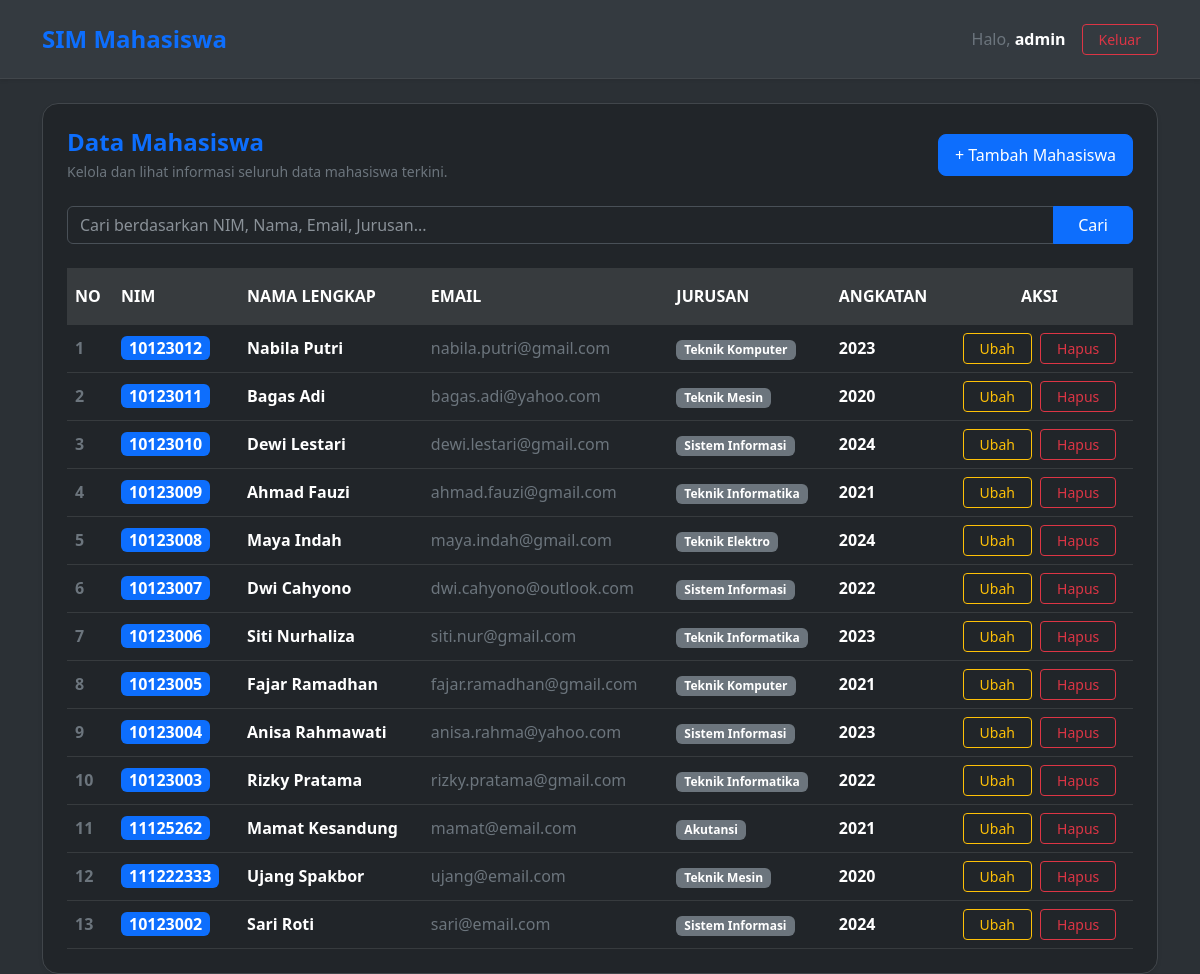
/index.php (signed in), run on the app's committed database.
### tables this page shows
CREATE TABLE `mahasiswa` (
  `id` int NOT NULL,
  `nim` varchar(10) NOT NULL,
  `nama` varchar(100) NOT NULL,
  `email` varchar(100) NOT NULL,
  `jurusan` varchar(100) NOT NULL,
  `angkatan` year NOT NULL
);

### index.php (the view, shortened to what this page needs)
<?php
require_once "config/database.php";
$keyword = $_GET['keyword'] ?? '';
if (!empty($keyword)) {
    $stmt = $pdo->prepare("SELECT * FROM mahasiswa
                           WHERE nim LIKE :kw
                           OR nama LIKE :kw
                           OR email LIKE :kw
                           OR jurusan LIKE :kw
                           OR angkatan LIKE :kw
                           ORDER BY id DESC");
    $stmt->execute([':kw' => "%$keyword%"]);
} else {
    $stmt = $pdo->query("SELECT * FROM mahasiswa ORDER BY id DESC");
}
$mahasiswa = $stmt->fetchAll();
?>
<!DOCTYPE html>
<html lang="id" data-bs-theme="dark">
<head>
    <link href="https://cdn.jsdelivr.net/npm/bootstrap@5.3.0/dist/css/bootstrap.min.css" rel="stylesheet">
</head>
<body class="bg-body-tertiary">
<nav class="navbar navbar-expand-lg bg-body-secondary border-bottom border-secondary-subtle shadow-sm mb-4 py-3">
    <div class="container">
        <a class="navbar-brand fw-bold fs-4 text-primary" href="index.php">SIM Mahasiswa</a>
        <div class="d-flex align-items-center">
            <span class="text-secondary me-3">Halo, <strong class="text-body-emphasis"><?= $_SESSION['username']; ?></strong></span>
            <a href="logout.php" class="btn btn-sm btn-outline-danger px-3">Keluar</a>
        </div>
    </div>
</nav>
<div class="container">
    <div class="card border border-secondary-subtle rounded-4 shadow-sm">
        <div class="card-body p-4">
            <div class="d-flex flex-column flex-md-row justify-content-between align-items-md-center mb-4 gap-3">
                <div>
                    <h4 class="fw-bold mb-1 text-primary">Data Mahasiswa</h4>
                    <p class="text-secondary small mb-0">Kelola dan lihat informasi seluruh data mahasiswa terkini.</p>
                </div>
                <a href="tambah.php" class="btn btn-primary px-3 py-2 rounded-3 text-nowrap">+ Tambah Mahasiswa</a>
            </div>
            <form method="GET" action="" class="mb-4">
                <div class="input-group">
                    <input type="text" name="keyword" class="form-control" placeholder="Cari berdasarkan NIM, Nama, Email, Jurusan..." value="<?= htmlspecialchars($keyword); ?>">
                    <button class="btn btn-primary px-4" type="submit">Cari</button>
                </div>
            </form>
            <div class="table-responsive">
                <table class="table table-dark table-hover align-middle mb-0">
                    <thead>
                        <tr class="table-active">
                            <th class="py-3">NO</th>
                            <th class="py-3">NIM</th>
                            <th class="py-3">NAMA LENGKAP</th>
                            <th class="py-3">EMAIL</th>
                            <th class="py-3">JURUSAN</th>
                            <th class="py-3">ANGKATAN</th>
                            <th class="py-3 text-center">AKSI</th>
                        </tr>
                    </thead>
                    <tbody>
                        <?php if (count($mahasiswa) > 0): ?>
                            <?php $no = 1; foreach ($mahasiswa as $mhs): ?>
                            <tr>
                                <td class="fw-bold text-secondary"><?= $no++; ?></td>
                                <td><span class="badge text-bg-primary px-2 py-1 fs-6"><?= htmlspecialchars($mhs['nim']); ?></span></td>
                                <td class="fw-bold text-body-emphasis"><?= htmlspecialchars($mhs['nama']); ?></td>
                                <td class="text-secondary"><?= htmlspecialchars($mhs['email']); ?></td>
                                <td><span class="badge text-bg-secondary px-2 py-1"><?= htmlspecialchars($mhs['jurusan']); ?></span></td>
                                <td class="fw-semibold text-body-emphasis"><?= htmlspecialchars($mhs['angkatan']); ?></td>
                                <td class="text-center">
                                    <a href="edit.php?id=<?= $mhs['id']; ?>" class="btn btn-sm btn-outline-warning me-1 px-3">Ubah</a>
                                    <a href="hapus.php?id=<?= $mhs['id']; ?>" class="btn btn-sm btn-outline-danger px-3" onclick="return confirm('Yakin ingin menghapus data ini?')">Hapus</a>
                                </td>
                            </tr>
                            <?php endforeach; ?>
                        <?php endif; ?>
                    </tbody>
                </table>
            </div>
        </div>
    </div>
</div>
</body>
</html>

### data on the page
mahasiswa: nim "10123012", nama "Nabila Putri", email "nabila.putri@gmail.com", jurusan "Teknik Komputer", angkatan "2023"
mahasiswa: nim "10123011", nama "Bagas Adi", email "bagas.adi@yahoo.com", jurusan "Teknik Mesin", angkatan "2020"
mahasiswa: nim "10123010", nama "Dewi Lestari", email "dewi.lestari@gmail.com", jurusan "Sistem Informasi", angkatan "2024"
mahasiswa: nim "10123009", nama "Ahmad Fauzi", email "ahmad.fauzi@gmail.com", jurusan "Teknik Informatika", angkatan "2021"
mahasiswa: nim "10123008", nama "Maya Indah", email "maya.indah@gmail.com", jurusan "Teknik Elektro", angkatan "2024"
mahasiswa: nim "10123007", nama "Dwi Cahyono", email "dwi.cahyono@outlook.com", jurusan "Sistem Informasi", angkatan "2022"
mahasiswa: nim "10123006", nama "Siti Nurhaliza", email "siti.nur@gmail.com", jurusan "Teknik Informatika", angkatan "2023"
mahasiswa: nim "10123005", nama "Fajar Ramadhan", email "fajar.ramadhan@gmail.com", jurusan "Teknik Komputer", angkatan "2021"
mahasiswa: nim "10123004", nama "Anisa Rahmawati", email "anisa.rahma@yahoo.com", jurusan "Sistem Informasi", angkatan "2023"
mahasiswa: nim "10123003", nama "Rizky Pratama", email "rizky.pratama@gmail.com", jurusan "Teknik Informatika", angkatan "2022"
mahasiswa: nim "11125262", nama "Mamat Kesandung", email "mamat@email.com", jurusan "Akutansi", angkatan "2021"
mahasiswa: nim "111222333", nama "Ujang Spakbor", email "ujang@email.com", jurusan "Teknik Mesin", angkatan "2020"
mahasiswa: nim "10123002", nama "Sari Roti", email "sari@email.com", jurusan "Sistem Informasi", angkatan "2024"

### other printed values
$_SESSION['username'] "admin"
